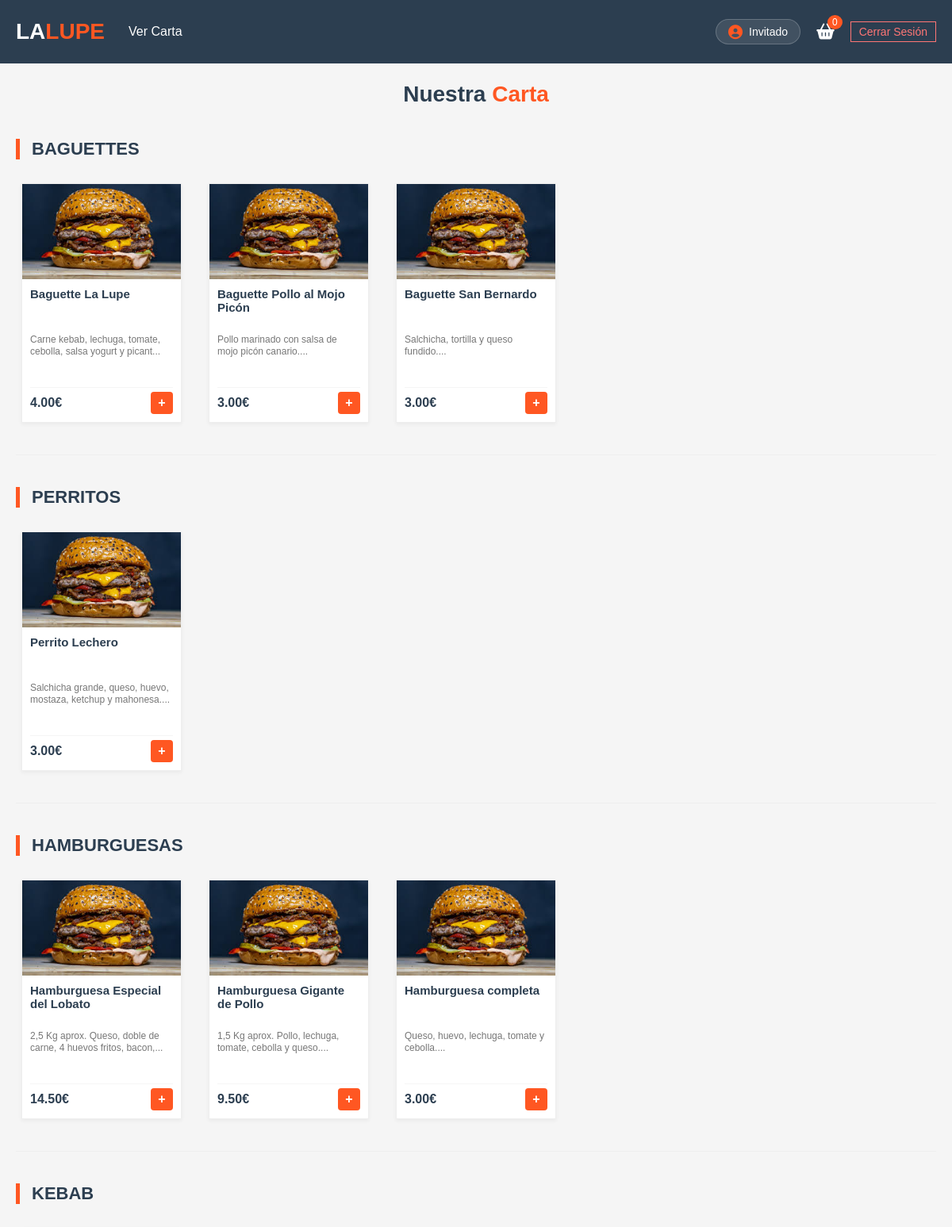
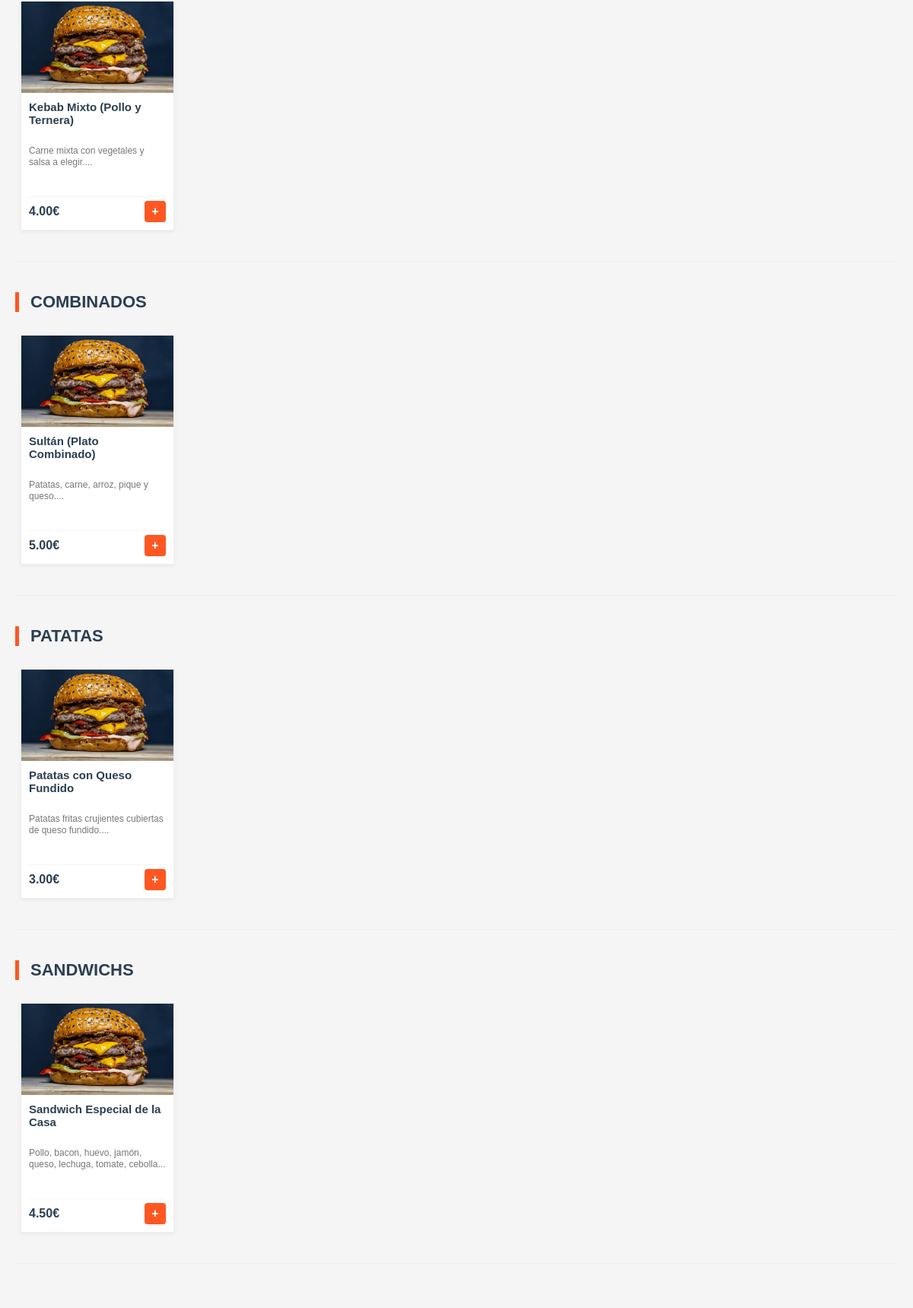
Page /carta.php (upper part) on the committed database (2 pictures, top to bottom).
### tables this page shows
CREATE TABLE IF NOT EXISTS `platos` (
  `id` INT AUTO_INCREMENT PRIMARY KEY,
  `nombre` VARCHAR(100) NOT NULL,
  `descripcion` TEXT,
  `precio` DECIMAL(10, 2) NOT NULL,
  `imagen` VARCHAR(255) DEFAULT 'default_plato.jpg',
  `disponible` TINYINT(1) DEFAULT 1
);

### carta.php (the view, shortened to what this page needs)
<?php
include 'db.php';
$nombreUsuario = isset($_SESSION['nombre']) ? $_SESSION['nombre'] : "Invitado";
$consulta_cats = "SELECT DISTINCT categoria FROM platos WHERE disponible = 1";
$res_cats = mysqli_query($conexion, $consulta_cats);
?>
<!DOCTYPE html>
<html lang="es">
<head>
    <link rel="stylesheet" href="css/estilos.css">
    <link rel="stylesheet" href="https://cdnjs.cloudflare.com/ajax/libs/font-awesome/6.4.0/css/all.min.css">
</head>
<body>
    <header class="cabecera-principal">
        <nav class="barra-navegacion contenedor">
            <div class="bloque-izquierdo">
                <a href="menu.php" class="logotipo">LA<span>LUPE</span></a>
                <ul class="lista-enlaces">
                    <li><a href="carta.php">Ver Carta</a></li>
                </ul>
            </div>
            <div class="bloque-derecho">
                <a href="mi_cuenta.php" class="enlace-cuenta">
                    <i class="fas fa-user-circle"></i>
                    <span><?php echo $nombreUsuario; ?></span>
                </a>
                <a href="carrito.php" class="boton-carrito">
                    <i class="fas fa-shopping-basket"></i>
                    <span class="numero-carrito">0</span>
                </a>
                <a href="logout.php" class="boton-salir">Cerrar Sesión</a>
            </div>
        </nav>
    </header>
    <main class="seccion-platos">
        <div class="contenedor">
            <h2 class="titulo-seccion">Nuestra <span>Carta</span></h2>
            <?php
            while($cat = mysqli_fetch_assoc($res_cats)):
                $nombre_cat = $cat['categoria'];
            ?>
                <h3 class="titulo-categoria"><?php echo strtoupper($nombre_cat); ?></h3>
                <div class="cuadricula-platos">
                    <?php
                    $consulta_platos = "SELECT * FROM platos WHERE disponible = 1 AND categoria = '$nombre_cat'";
                    $res_platos = mysqli_query($conexion, $consulta_platos);
                    while($plato = mysqli_fetch_assoc($res_platos)):
                    ?>
                    <div class="tarjeta-plato">
                        <div class="imagen-contenedor">
                            <img src="img/platos/<?php echo $plato['imagen']; ?>" onerror="this.src='img/default.jpg'">
                        </div>
                        <div class="texto-plato">
                            <h3><?php echo $plato['nombre']; ?></h3>
                            <p><?php echo substr($plato['descripcion'], 0, 60); ?>...</p>
                            <div class="pie-tarjeta">
                                <span class="precio"><?php echo $plato['precio']; ?>€</span>
                                <button class="boton-añadir">+</button>
                            </div>
                        </div>
                    </div>
                    <?php endwhile; ?>
                </div>
                <hr class="separador">
            <?php endwhile; ?>
        </div>
    </main>
</body>
</html>

### css/estilos.css (style rules this page uses)
body { margin: 0; padding: 0; box-sizing: border-box; font-family: "Poppins", sans-serif; background-color: #f5f5f5; }
a { text-decoration: none; color: inherit; }
ul { list-style: none; padding: 0; }
.cabecera-principal { background-color: #2c3e50; padding: 15px 0; color: white; }
.cabecera-principal .barra-navegacion { display: flex; justify-content: space-between; align-items: center; }
.cabecera-principal .bloque-izquierdo { display: flex; align-items: center; gap: 30px; }
.cabecera-principal .bloque-izquierdo .logotipo { font-size: 28px; font-weight: bold; text-decoration: none; color: white; }
.cabecera-principal .bloque-izquierdo .logotipo span { color: #ff5722; }
.cabecera-principal .bloque-izquierdo .lista-enlaces { display: flex; list-style: none; gap: 20px; }
.cabecera-principal .bloque-izquierdo .lista-enlaces a { color: white; text-decoration: none; font-size: 16px; }
.cabecera-principal .bloque-derecho { display: flex; align-items: center; gap: 20px; }
.cabecera-principal .bloque-derecho .boton-carrito { color: white; text-decoration: none; font-size: 20px; position: relative; }
.cabecera-principal .bloque-derecho .boton-carrito .numero-carrito { position: absolute; top: -10px; right: -10px; background: #ff5722; font-size: 12px; padding: 2px 6px; border-radius: 50%; }
.cabecera-principal .bloque-derecho .boton-salir { color: #ff7675; text-decoration: none; font-size: 14px; border: 1px solid #ff7675; padding: 4px 10px; }
.cabecera-principal .bloque-derecho .enlace-cuenta { display: flex; align-items: center; gap: 8px; color: white; text-decoration: none; background-color: rgba(255, 255, 255, 0.1); padding: 6px 15px; border-radius: 20px; font-size: 14px; border: 1px solid rgba(255, 255, 255, 0.2); }
.cabecera-principal .bloque-derecho .enlace-cuenta i { font-size: 18px; color: #ff5722; }
.cuadricula-platos { display: grid; grid-template-columns: repeat(auto-fill, minmax(200px, 1fr)); gap: 20px; margin-top: 30px; justify-items: center; }
.tarjeta-plato { background: white; border: 1px solid #eee; box-shadow: 0 2px 5px rgba(0, 0, 0, 0.05); width: 200px; height: 300px; display: flex; flex-direction: column; overflow: hidden; }
.tarjeta-plato .imagen-contenedor { height: 120px; position: relative; }
.tarjeta-plato .imagen-contenedor img { width: 100%; height: 100%; -o-object-fit: cover; object-fit: cover; }
.tarjeta-plato .texto-plato { padding: 10px; display: flex; flex-direction: column; justify-content: space-between; flex-grow: 1; }
.tarjeta-plato .texto-plato h3 { font-size: 15px; margin: 0 0 5px; height: 36px; overflow: hidden; color: #2c3e50; }
.tarjeta-plato .texto-plato p { font-size: 12px; color: #777; margin: 0; height: 45px; overflow: hidden; line-height: 1.3; }
.tarjeta-plato .texto-plato .pie-tarjeta { display: flex; justify-content: space-between; align-items: center; margin-top: 5px; padding-top: 5px; border-top: 1px solid #f5f5f5; }
.tarjeta-plato .texto-plato .pie-tarjeta .precio { font-weight: bold; font-size: 16px; color: #2c3e50; }
.tarjeta-plato .texto-plato .pie-tarjeta .boton-añadir { background: #ff5722; color: white; border: none; width: 28px; height: 28px; cursor: pointer; font-weight: bold; font-size: 16px; display: flex; align-items: center; justify-content: center; border-radius: 4px; }
.contenedor { max-width: 1200px; margin: 0 auto; padding: 0 20px; }
.titulo-seccion { font-size: 28px; text-align: center; color: #2c3e50; }
.titulo-seccion span { color: #ff5722; }
.titulo-categoria { text-align: left; color: #2c3e50; font-size: 22px; margin: 40px 0 20px 0; border-left: 5px solid #ff5722; padding-left: 15px; text-transform: uppercase; }
.separador { border: 0; height: 1px; background: #eee; margin: 40px 0; }

### rows in the picture
platos: nombre "Baguette La Lupe", descripcion "Carne kebab, lechuga, tomate, cebolla, salsa yogurt y picant", precio "4.00"
platos: nombre "Baguette Pollo al Mojo Picón", descripcion "Pollo marinado con salsa de mojo picón canario.", precio "3.00"
platos: nombre "Baguette San Bernardo", descripcion "Salchicha, tortilla y queso fundido.", precio "3.00"
platos: nombre "Perrito Lechero", descripcion "Salchicha grande, queso, huevo, mostaza, ketchup y mahonesa.", precio "3.00"
platos: nombre "Hamburguesa Especial del Lobato", descripcion "2,5 Kg aprox. Queso, doble de carne, 4 huevos fritos, bacon,", precio "14.50"
platos: nombre "Hamburguesa Gigante de Pollo", descripcion "1,5 Kg aprox. Pollo, lechuga, tomate, cebolla y queso.", precio "9.50"
platos: nombre "Hamburguesa completa", descripcion "Queso, huevo, lechuga, tomate y cebolla.", precio "3.00"
platos: nombre "Kebab Mixto (Pollo y Ternera)", descripcion "Carne mixta con vegetales y salsa a elegir.", precio "4.00"
platos: nombre "Sultán (Plato Combinado)", descripcion "Patatas, carne, arroz, pique y queso.", precio "5.00"
platos: nombre "Patatas con Queso Fundido", descripcion "Patatas fritas crujientes cubiertas de queso fundido.", precio "3.00"
platos: nombre "Sandwich Especial de la Casa", descripcion "Pollo, bacon, huevo, jamón, queso, lechuga, tomate, cebolla", precio "4.50"

### other values in the picture
$nombreUsuario "Invitado"
$nombre_cat "BAGUETTES"
$nombre_cat "PERRITOS"
$nombre_cat "HAMBURGUESAS"
$nombre_cat "KEBAB"
$nombre_cat "COMBINADOS"
$nombre_cat "PATATAS"
$nombre_cat "SANDWICHS"
